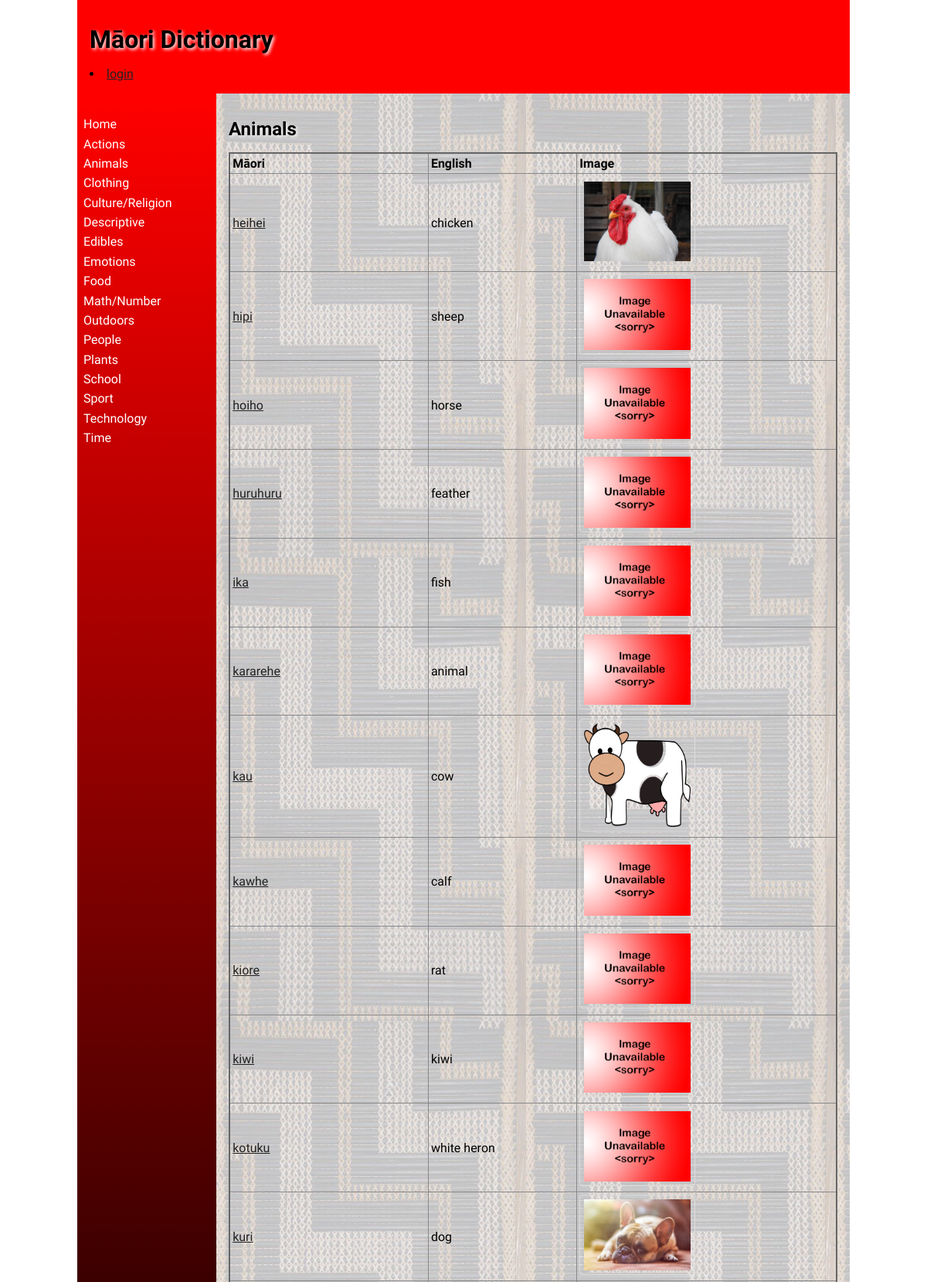
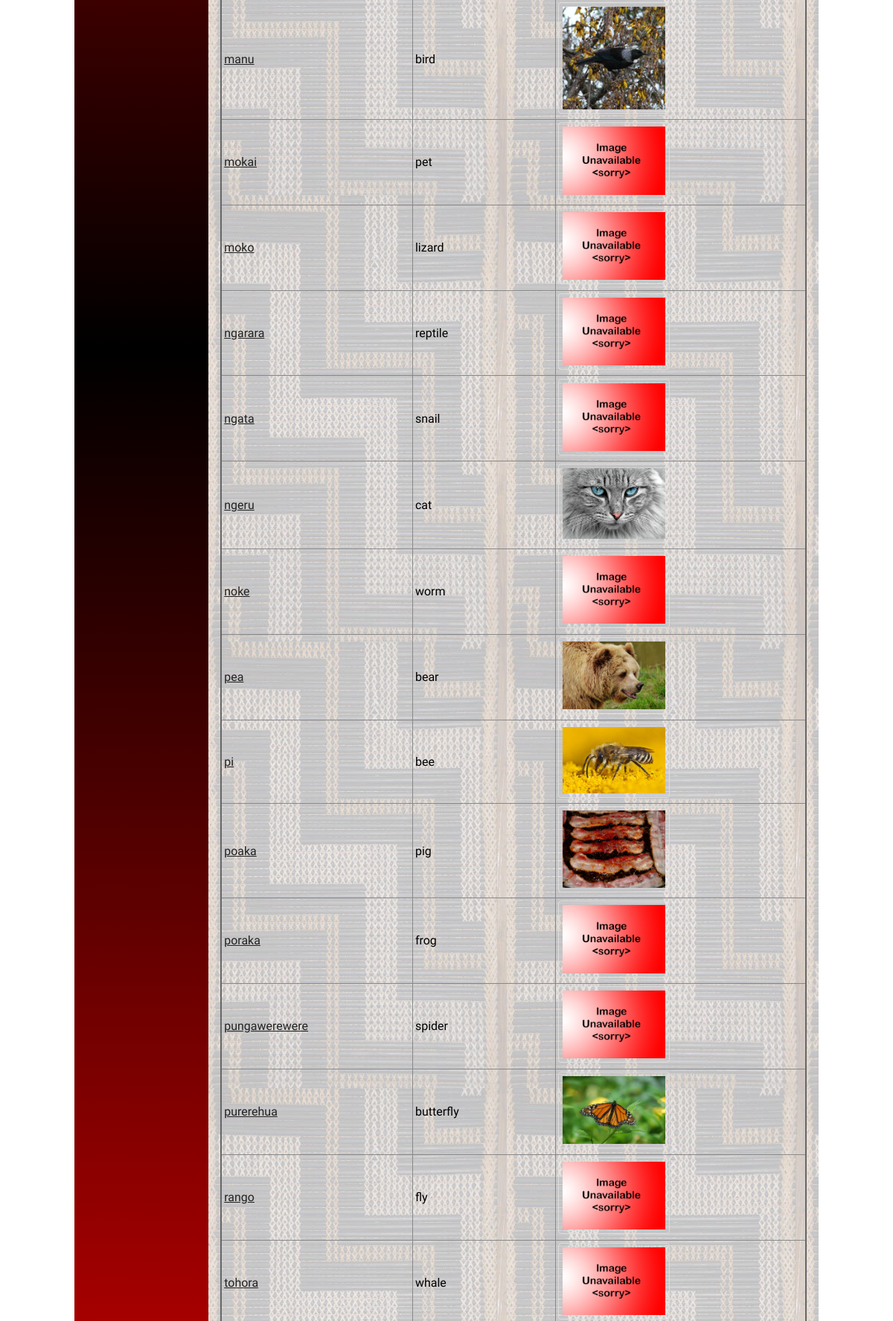
/categories?type=Animals (upper part), run on the app's committed database (2 pictures, top to bottom).
### tables this page shows
CREATE TABLE categories
(
	id integer
		constraint categories_pk
			primary key autoincrement,
	cat_name varchar(40)
);

CREATE TABLE "dict_data"
(
	id integer
		constraint dict_data_pk
			primary key autoincrement,
	maori varchar(30),
	english varchar(30),
	description varchar(100),
	level integer,
	image varchar(30),
	category varchar(30)
, timestamp datetime);

### app.py (the view, shortened to what this page needs)
@app.route('/categories', methods=['Get', 'Post'])
def categories():
    query = "SELECT cat_name FROM categories"
    con = create_connection(DATABASE)
    cur = con.cursor()
    cur.execute(query, ())
    category = cur.fetchall()
    con.commit()
    con.close()
    con = create_connection(DATABASE)
    category_selected = request.args.get('type')
    query = "SELECT id, maori, english, description, level, image, timestamp FROM dict_data WHERE category = '"+category_selected+"'"
    cur = con.cursor()
    cur.execute(query)
    data_list = cur.fetchall()
    con.commit()
    con.close()
    return render_template('categories.html', dict_list=data_list, logged_in=is_logged_in(), category_selected=category_selected, categories_list=category)

### app.py (called while the page is built)
def create_connection(db_file):
    try:
        connection = sqlite3.connect(db_file)
        connection.execute('pragma foreign_keys=ON')
        return connection
    except Error as e:
        print(e)
    return None

def is_logged_in():
    if session.get("email") is None:
        print("Not logged in")
        return False
    else:
        print("Logged in")
        return True

### templates/categories.html (shortened to what this page needs)
{% extends 'base.html' %}
{% block main %}
    <h2> {{ category_selected }}</h2>
    <table class="table">
        <thead>
            <tr>
                <td><strong>Māori</strong></td>
                <td><strong>English</strong></td>
                <td><strong>Image</strong></td>
            </tr>
        </thead>
        <tbody>
        {% for dict_data in dict_list %}
            <tr>
                <td><a href="{{ url_for('render_word', type=dict_data[1]) }}">{{dict_data[1]}}</a></td>
                <td>{{dict_data[2]}}</td>
                <td><img src="/static/images/{{ dict_data[5] }}"></td>
            </tr>
        {% endfor %}
        </tbody>
    </table>
{% endblock %}

### templates/base.html (shortened to what this page needs)
<!doctype html>
<html lang="en">
<head>
	<link href="{{ url_for('static', filename='css/style.css') }}" rel="stylesheet">
</head>
<body>
	<div id="container">
		<header>
			<h1>{% block heading %}Māori Dictionary{% endblock %}</h1>
            {% if logged_in %}
                <li><a href="\logout">logout</a></li>
            {% else %}
                <li><a href="\login">login</a></li>
            {% endif %}
		</header>
		<nav>
			<ul>
                <li><a href="\">Home</a></li>
				{% for i in categories_list %}
					<li><a href="{{ url_for('categories', type=i) }}">{{ i[0] }}</a></li>
				{% endfor %}
			</ul>
		</nav>
		<main>
            {% block main%}{% endblock %}
        </main>
	</div>
</body>
</html>

### static/css/style.css (style rules this page uses)
* { font-family: Comfortaa, sans-serif; margin: 0; padding: 0; box-sizing: border-box; }
#container { display: grid; grid-template-columns: 75px auto; grid-template-areas: 'nav header' 'main main' 'footer footer'; }
header { grid-area: header; background-color: #f00; padding: 1rem; }
nav { grid-area: nav; }
main { grid-area: main; padding: 1rem; background-color: #edd; }
h1, h2, h3, h4 { padding: 1rem 0; font-family: 'Suez One', serif; color: #000; text-shadow: 2px 2px 4px #fff; }
a { color: #222; }
img { border: 1px solid #ddd; border-radius: 4px; padding: 5px; width: 150px; }
table { width: 100%; border: 2px solid #666; border-collapse: collapse; }
th, td { border: 1px solid #888; padding: 0.2rem; text-align: left; }
@media only screen and (min-width: 768px) { #container { grid-template-columns: 180px auto; grid-template-areas: 'header header' 'nav main' 'footer footer'; } }
@media only screen and (min-width: 768px) { nav { background: linear-gradient(180deg, rgba(255,0,0,1) 0%, rgba(0, 0, 0, 1) 50%, rgba(255,0,0,1) 100%); padding: 0.5rem; } }
@media only screen and (min-width: 768px) { nav ul { list-style: none; } }
@media only screen and (min-width: 768px) { nav li { padding: 0.2rem 0; } }
@media only screen and (min-width: 768px) { nav a { color: #fff; text-decoration: none; } }
@media only screen and (min-width: 768px) { main { background-image: url('/poutama.jpg'); } }
@media only screen and (min-width: 1000px) { #container { width: 1000px; margin: auto; } }

### data on the page
categories: cat_name "Actions"
categories: cat_name "Animals"
categories: cat_name "Clothing"
categories: cat_name "Culture/Religion"
categories: cat_name "Descriptive"
categories: cat_name "Edibles"
categories: cat_name "Emotions"
categories: cat_name "Food"
categories: cat_name "Math/Number"
categories: cat_name "Outdoors"
categories: cat_name "People"
categories: cat_name "Plants"
categories: cat_name "School"
categories: cat_name "Sport"
categories: cat_name "Technology"
categories: cat_name "Time"
dict_data: maori "heihei", english "chicken", image (picture)
dict_data: maori "hipi", english "sheep", image (placeholder picture)
dict_data: maori "hoiho", english "horse", image (placeholder picture)
dict_data: maori "huruhuru", english "feather", image (placeholder picture)
dict_data: maori "ika", english "fish", image (placeholder picture)
dict_data: maori "kararehe", english "animal", image (placeholder picture)
dict_data: maori "kau", english "cow", image (picture)
dict_data: maori "kawhe", english "calf", image (placeholder picture)
dict_data: maori "kiore", english "rat", image (placeholder picture)
dict_data: maori "kiwi", english "kiwi", image (placeholder picture)
dict_data: maori "kotuku", english "white heron", image (placeholder picture)
dict_data: maori "kuri", english "dog", image (picture)
dict_data: maori "manu", english "bird", image (picture)
dict_data: maori "mokai", english "pet", image (placeholder picture)
dict_data: maori "moko", english "lizard", image (placeholder picture)
dict_data: maori "ngarara", english "reptile", image (placeholder picture)
dict_data: maori "ngata", english "snail", image (placeholder picture)
dict_data: maori "ngeru", english "cat", image (picture)
dict_data: maori "noke", english "worm", image (placeholder picture)
dict_data: maori "pea", english "bear", image (picture)
dict_data: maori "pi", english "bee", image (picture)
dict_data: maori "poaka", english "pig", image (picture)
dict_data: maori "poraka", english "frog", image (placeholder picture)
dict_data: maori "pungawerewere", english "spider", image (placeholder picture)
dict_data: maori "purerehua", english "butterfly", image (picture)
dict_data: maori "rango", english "fly", image (placeholder picture)
dict_data: maori "tohora", english "whale", image (placeholder picture)

### other printed values
{{ category_selected }} "Animals"
